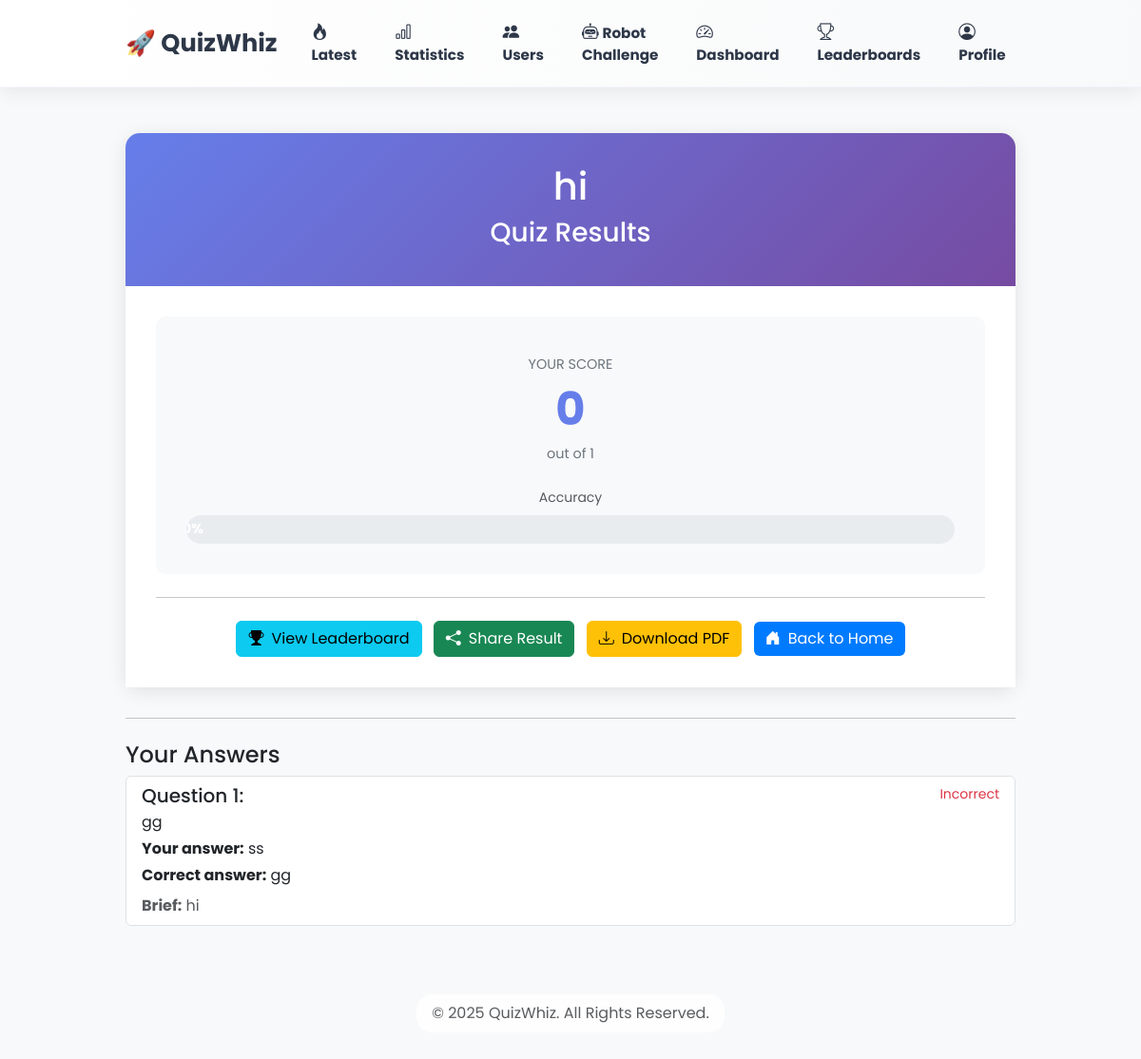
The app's page /quiz/6/result/ (signed in), older data.
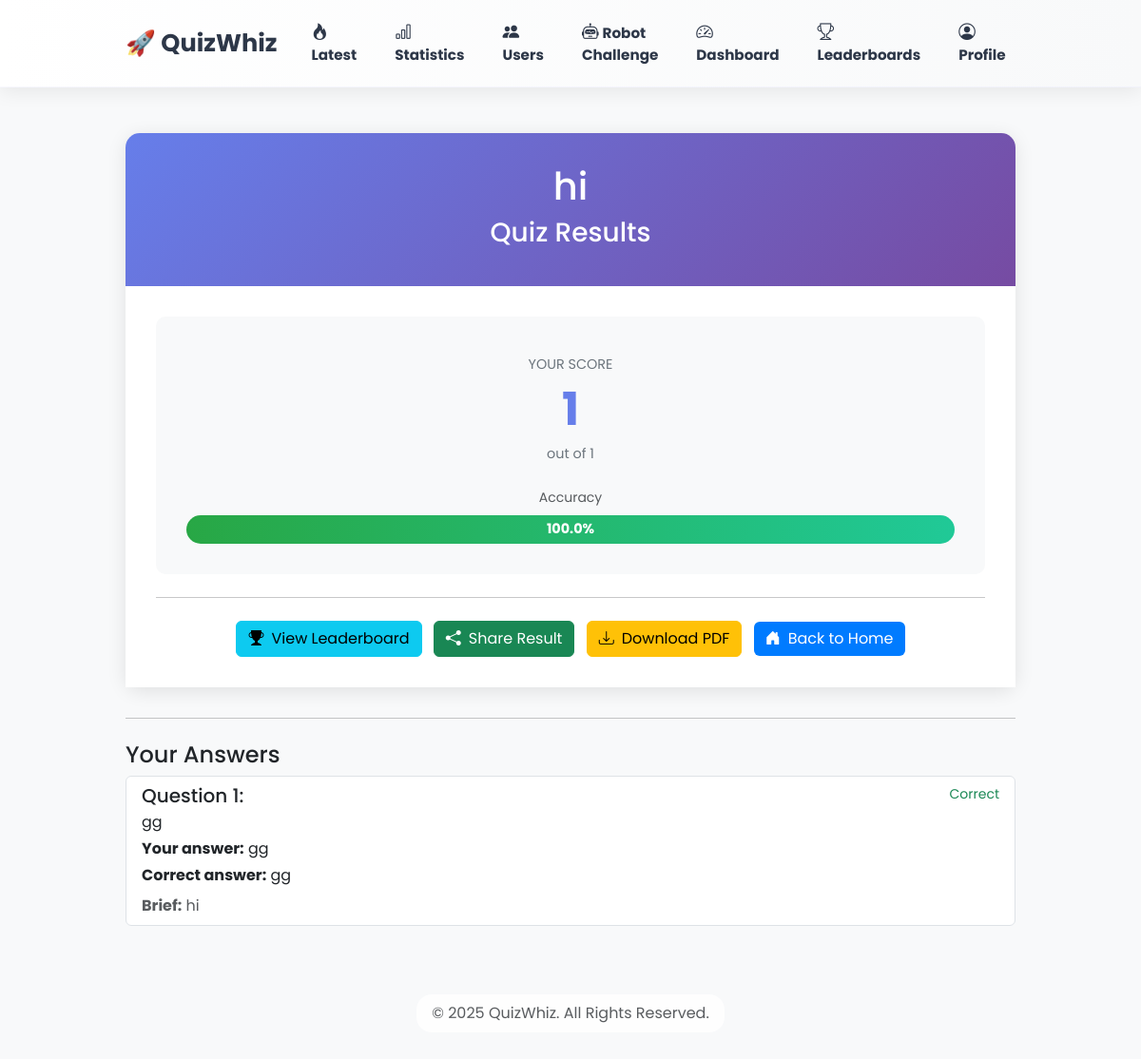
The same page, newer data.
### quiz/models.py (models this page shows, shortened)
class QuizResult(models.Model):
    user = models.ForeignKey(User, on_delete=models.CASCADE)
    quiz = models.ForeignKey(Quiz, on_delete=models.CASCADE)
    score = models.IntegerField()
    selected_answers = models.JSONField(null=True, blank=True)
    timestamp = models.DateTimeField(auto_now_add=True)

class Question(models.Model):
    quiz = models.ForeignKey(Quiz, on_delete=models.CASCADE, related_name='questions')
    text = models.CharField(max_length=500)
    time_limit = models.IntegerField(default=15, help_text="Time limit for this question in seconds")

class Choice(models.Model):
    question = models.ForeignKey(Question, on_delete=models.CASCADE, related_name='choices')
    text = models.CharField(max_length=200)
    is_correct = models.BooleanField(default=False)
    explanation = models.TextField(null=True, blank=True, help_text="Brief explanation or answer shown on results page")

### quiz/views.py (the view)
# urls.py: path('quiz/<int:quiz_id>/result/', views.quiz_result, name='quiz_result'),
@login_required
def quiz_result(request, quiz_id):
    quiz = get_object_or_404(Quiz, pk=quiz_id)
    result = QuizResult.objects.filter(user=request.user, quiz=quiz).latest('timestamp')
    total_questions = quiz.questions.count()
    from .models import EmailNotification
    try:
        if getattr(settings, 'SEND_RESULT_EMAILS', False):
            EmailNotification.create_quiz_result_email(request.user, result)
    except Exception as e:
        print(f"[EMAIL] Failed to send quiz result email: {e}")
    is_robot_challenge = request.GET.get('challenge') == 'true'
    ai_score_str = request.GET.get('ai_score', None)
    ai_score = int(ai_score_str) if ai_score_str is not None else None
    if is_robot_challenge and ai_score is None:
        ai_correct_answers = round(total_questions * 0.75)
        ai_score = ai_correct_answers + random.choice([-1, 0, 0, 1])
        ai_score = max(0, min(total_questions, ai_score))
    accuracy = (result.score / total_questions * 100) if total_questions > 0 else 0
    answered_questions = []
    selected_map = result.selected_answers or {}
    for question in quiz.questions.all():
        qid = str(question.id)
        sel_id = selected_map.get(qid)
        selected_choice = None
        if sel_id is not None:
            try:
                selected_choice = Choice.objects.get(pk=sel_id)
            except Choice.DoesNotExist:
                selected_choice = None
        correct_choice = question.choices.filter(is_correct=True).first()
        answered_questions.append({
            'question': question,
            'selected': selected_choice,
            'correct': correct_choice,
            'is_correct': selected_choice.is_correct if selected_choice else False
        })
    context = {
        'result': result,
        'quiz': quiz,
        'total_questions': total_questions,
        'accuracy': round(accuracy, 1),
        'is_robot_challenge': is_robot_challenge,
        'ai_score': ai_score,
        'answered_questions': answered_questions
    }
    return render(request, 'quiz/quiz_result.html', context)

### quiz/templates/quiz/quiz_result.html (shortened to what the changed rows need)
{% extends 'quiz/base.html' %}
{% block content %}
{% if is_robot_challenge and ai_score is not None %}
    <div class="result-card">
        <div class="result-header text-center">
            <h1 class="mb-3">🤖 Robot Challenge Results</h1>
            {% if result.score > ai_score %}
                <h2 class="text-success">🎉 You Win! 🎉</h2>
                <p class="mb-0">Congratulations, you beat the AI Robot!</p>
            {% elif result.score < ai_score %}
                <h2 class="text-warning">🤖 AI Wins! 🤖</h2>
                <p class="mb-0">Better luck next time. The AI Robot was too strong!</p>
            {% else %}
                <h2 class="text-info">🤝 It's a Tie! 🤝</h2>
                <p class="mb-0">You matched the AI Robot's score perfectly!</p>
            {% endif %}
        </div>
        <div class="score-section">
            <div class="comparison-row">
                <div class="score-box">
                    <div class="score-label">Your Score</div>
                    <div class="score-number">{{ result.score }}</div>
                    <div style="font-size: 0.9rem; color: #6c757d;">out of {{ total_questions }}</div>
                    <div style="margin-top: 1rem;">
                        <small class="text-muted">Accuracy</small>
                        <div class="accuracy-meter mt-2">
                            {% if accuracy >= 70 %}
                                <div class="accuracy-fill" style="width: {{ accuracy }}%; background: linear-gradient(90deg, #28a745, #20c997);">
                                    {{ accuracy }}%
                                </div>
                            {% elif accuracy >= 50 %}
                                <div class="accuracy-fill" style="width: {{ accuracy }}%; background: linear-gradient(90deg, #ffc107, #ff9800);">
                                    {{ accuracy }}%
                                </div>
                            {% else %}
                                <div class="accuracy-fill" style="width: {{ accuracy }}%; background: linear-gradient(90deg, #f44336, #e91e63);">
                                    {{ accuracy }}%
                                </div>
                            {% endif %}
                        </div>
                    </div>
                </div>
                <div class="score-box">
                    <div class="score-label">AI Robot's Score</div>
                    <div class="score-number" style="color: #667eea;">{{ ai_score }}</div>
                    <div style="font-size: 0.9rem; color: #6c757d;">out of {{ total_questions }}</div>
                    <div style="margin-top: 1rem;">
                        <small class="text-muted">Accuracy</small>
                        <div class="accuracy-meter mt-2">
                            <div class="accuracy-fill" style="width: {% widthratio ai_score total_questions 100 %}%; background: linear-gradient(90deg, #667eea, #764ba2);">
                                {% widthratio ai_score total_questions 100 %}%
                            </div>
                        </div>
                    </div>
                </div>
            </div>
            <hr class="my-4">
            <div class="text-center">
                <a href="{% url 'leaderboard' quiz.id %}" class="btn btn-info me-2"><i class="bi bi-trophy-fill me-2"></i>View Leaderboard</a>
                <a href="{% url 'share_result' result.id %}" class="btn btn-success me-2"><i class="bi bi-share-fill me-2"></i>Share Result</a>
                <a href="{% url 'export_quiz_result_pdf' quiz.id %}?challenge=true&ai_score={{ ai_score }}" class="btn btn-warning me-2"><i class="bi bi-download me-2"></i>Download PDF</a>
                <a href="{% url 'robot_challenge' %}" class="btn btn-primary"><i class="bi bi-arrow-left me-2"></i>Back to Challenge</a>
            </div>
        </div>
    </div>
{% else %}
    <div class="result-card">
        <div class="result-header text-center">
            <h1 class="mb-2">{{ quiz.title }}</h1>
            <h3>Quiz Results</h3>
        </div>
        <div class="score-section">
            <div class="score-box">
                <div class="score-label">Your Score</div>
                <div class="score-number">{{ result.score }}</div>
                <div style="font-size: 0.9rem; color: #6c757d; margin-bottom: 1.5rem;">out of {{ total_questions }}</div>
                <div>
                    <small class="text-muted d-block mb-2">Accuracy</small>
                    <div class="accuracy-meter">
                        {% if accuracy >= 70 %}
                            <div class="accuracy-fill" style="width: {{ accuracy }}%; background: linear-gradient(90deg, #28a745, #20c997);">
                                {{ accuracy }}%
                            </div>
                        {% elif accuracy >= 50 %}
                            <div class="accuracy-fill" style="width: {{ accuracy }}%; background: linear-gradient(90deg, #ffc107, #ff9800);">
                                {{ accuracy }}%
                            </div>
                        {% else %}
                            <div class="accuracy-fill" style="width: {{ accuracy }}%; background: linear-gradient(90deg, #f44336, #e91e63);">
                                {{ accuracy }}%
                            </div>
                        {% endif %}
                    </div>
                </div>
            </div>
            <hr class="my-4">
            <div class="text-center">
                <a href="{% url 'leaderboard' quiz.id %}" class="btn btn-info me-2"><i class="bi bi-trophy-fill me-2"></i>View Leaderboard</a>
                <a href="{% url 'share_result' result.id %}" class="btn btn-success me-2"><i class="bi bi-share-fill me-2"></i>Share Result</a>
                <a href="{% url 'export_quiz_result_pdf' quiz.id %}" class="btn btn-warning me-2"><i class="bi bi-download me-2"></i>Download PDF</a>
                <a href="{% url 'home' %}" class="btn btn-primary"><i class="bi bi-house-door-fill me-2"></i>Back to Home</a>
            </div>
        </div>
    </div>
{% endif %}
<div class="text-start">
    <div class="list-group">
        {% for item in answered_questions %}
            <div class="list-group-item">
                <div class="d-flex w-100 justify-content-between">
                    <h5 class="mb-1">Question {{ forloop.counter }}:</h5>
                    {% if item.is_correct %}
                        <small class="text-success">Correct</small>
                    {% else %}
                        <small class="text-danger">Incorrect</small>
                    {% endif %}
                </div>
                <p class="mb-1">{{ item.question.text }}</p>
                <p class="mb-1"><strong>Your answer:</strong>
                    {% if item.selected %}
                        {{ item.selected.text }}
                    {% else %}
                        <em>No answer</em>
                    {% endif %}
                </p>
                <p class="mb-0"><strong>Correct answer:</strong>
                    {% if item.correct %}
                        {{ item.correct.text }}
                    {% else %}
                        <em>Not available</em>
                    {% endif %}
                </p>
                {% if item.correct and item.correct.explanation %}
                    <p class="mt-2 mb-0 text-muted"><strong>Brief:</strong> {{ item.correct.explanation }}</p>
                {% elif item.selected and item.selected.explanation %}
                    <p class="mt-2 mb-0 text-muted"><strong>Brief:</strong> {{ item.selected.explanation }}</p>
                {% endif %}
            </div>
        {% endfor %}
    </div>
</div>
{% endblock %}

Row changes from the older to the newer data that the page shows:
no longer on this page (row unchanged): QuizResult: score "0"
added QuizResult: score "1"
computed for Question "gg": selected.text "ss" → "gg"; text "Incorrect" → "Correct"
Text that changed along with them:
{{ accuracy }}: (not shown) → "100.0"
